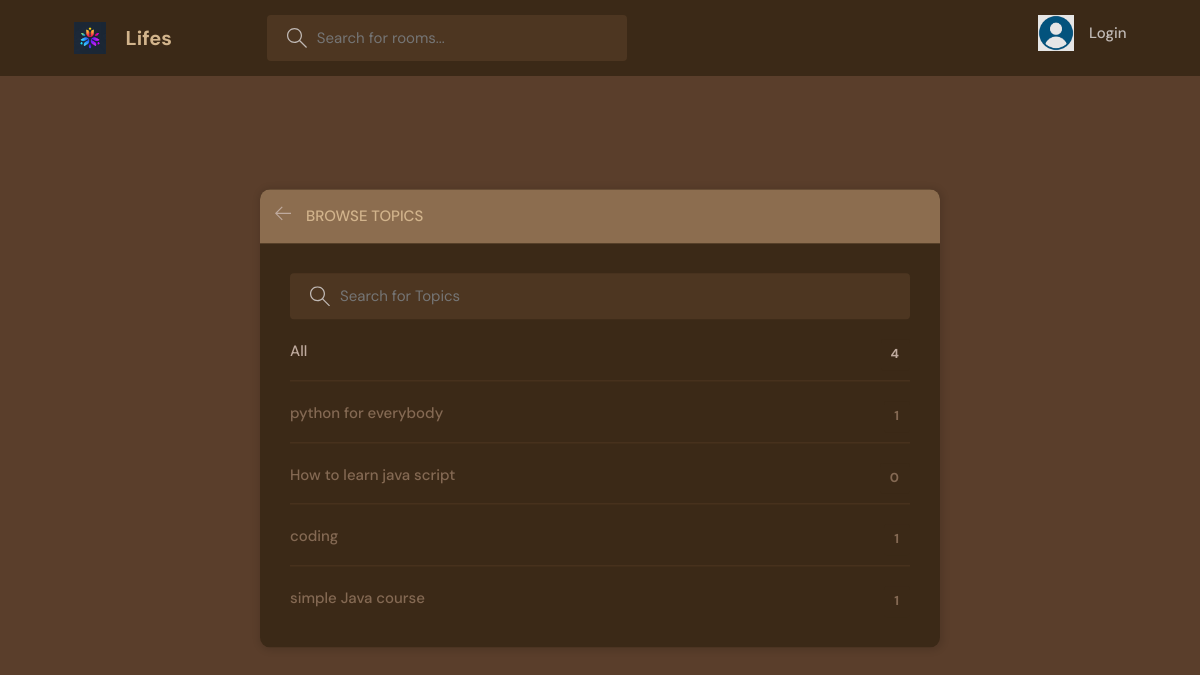
Page /topics/ on the committed database.
### base/models.py (models this page shows, shortened)
class Topics(models.Model):
    name = models.CharField(max_length=200)

### base/views.py (the view)
# urls.py: path('topics/', views.topicspage, name="topics"),
def topicspage(request):
    q = request.GET.get('q') if  request.GET.get('q') != None else ''
    topics = Topics.objects.filter(name__icontains=q)
    return render(request, 'base/topics.html', {'topics': topics})

### base/templates/base/topics.html (shortened to what this page needs)
{% extends 'main.html' %}
{% block content %}
<main class="create-room layout">
      <div class="container">
        <div class="layout__box">
          <div class="layout__boxHeader">
            <div class="layout__boxTitle">
              <a href="{% url 'home' %}">
                <svg version="1.1" xmlns="http://www.w3.org/2000/svg" width="32" height="32" viewBox="0 0 32 32">
                  <title>arrow-left</title>
                  <path
                    d="M13.723 2.286l-13.723 13.714 13.719 13.714 1.616-1.611-10.96-10.96h27.625v-2.286h-27.625l10.965-10.965-1.616-1.607z"
                  ></path>
                </svg>
              </a>
              <h3>Browse Topics</h3>
            </div>
          </div>
          <div class="topics-page layout__body">
            <form action="" method="GET" class="header__search">
              <label>
                <input name="q" placeholder="Search for Topics" />
              </label>
            </form>
            <ul class="topics__list">
              <li>
                <a href="{% url 'topics' %}" class="active"> All <span>{{topics.count}}</span></a>
              </li>
              {% for topic in topics %}
              <li>
                <a href="{% url 'home' %}?q={{topic.name}}">{{topic.name}}<span>{{topic.room_set.all.count}}</span></a>
              </li>
              {% endfor %}
            </ul>
          </div>
        </div>
      </div>
    </main>
{% endblock content %}

### static/styles/style.css (style rules this page uses)
:root { --color-main: #bfaa9e; --color-main-light: #a67c52; --color-dark: #3b2917; --color-dark-medium: #4d3621; --color-dark-light: #8c6d4f; --color-light: #d2b48c; --color-gray: #c0b9b5; --color-light-gray: #846953; --color-bg: #5a3e2b; --color-success: #b4d49b; --color-error: #040303; }
* { font-family: "DM Sans", -apple-system, BlinkMacSystemFont, "Segoe UI", Roboto, Oxygen, Ubuntu, Cantarell, "Open Sans", "Helvetica Neue", sans-serif; margin: 0; padding: 0; box-sizing: border-box; text-rendering: optimizeLegibility; font-size: inherit; }
html { font-size: 56.25%; }
@media only screen and (min-width: 1200px) { html { font-size: 62.5%; } }
body { line-height: 1.6; font-weight: 400; font-size: 1.5rem; color: var(--color-light-gray); background-color: var(--color-bg); min-height: 100vh; }
a { display: inline-block; color: var(--color-main); text-decoration: none; }
.container { max-width: 120rem; width: 90%; margin: auto; }
.header__search > label { background-color: var(--color-dark-medium); padding: 1.3rem 1rem; display: flex; align-items: center; gap: 1rem; border-radius: 4px; }
.header__search svg { fill: var(--color-gray); width: 2rem; height: 2rem; margin-left: 1rem; }
.header__search input { width: 30rem; background: transparent; border: none; outline: none; color: var(--color-light); }
.layout { margin-top: 2.4rem; }
.layout > .container { display: flex; justify-content: space-between; align-items: flex-start; }
.layout__box { width: 90%; max-width: 48rem; min-height: 40rem; position: absolute; top: 50%; left: 50%; transform: translate(-50%, -46%); background-color: var(--color-dark); border-radius: 1rem; box-shadow: 1px 1px 6px 3px rgba(0, 0, 0, 0.1); overflow: hidden; }
.layout__boxHeader { display: flex; padding: 1.5rem; background-color: var(--color-dark-light); }
.layout__boxTitle { display: flex; gap: 1.5rem; align-items: center; }
.layout__boxTitle h3 { text-transform: uppercase; font-weight: 500; color: var(--color-light); }
.layout__boxTitle svg { width: 1.6rem; height: 1.6rem; fill: var(--color-main); }
.layout__body { margin: 3rem; }
.topics__list { list-style: none; }
.topics__list li a { display: flex; justify-content: space-between; margin-bottom: 3rem; font-weight: 500; color: var(--color-light-gray); transition: all 0.3s ease-in-out; }
.topics__list li a.active, .topics__list li a:hover { color: var(--color-main); }
.topics__list li a span { padding: 0.5rem 1rem; background-color: var(--color-dark); border-radius: 3px; font-size: 1.3rem; font-weight: 700; letter-spacing: 1px; }
.topics-page .topics__list li:not(:last-child) a { margin: 2rem 0; padding-bottom: 1rem; text-decoration: none; border-bottom: 1px solid var(--color-dark-medium); }
.topics-page .header__search { display: block; }
.create-room.layout .layout__box { max-width: 68rem; }

### rows in the picture
Topics: name "python for everybody", room_set.all.count "1"
Topics: name "How to learn java script", room_set.all.count "0"
Topics: name "coding", room_set.all.count "1"
Topics: name "simple Java course", room_set.all.count "1"

### other values in the picture
{{ topics.count }} "4"
